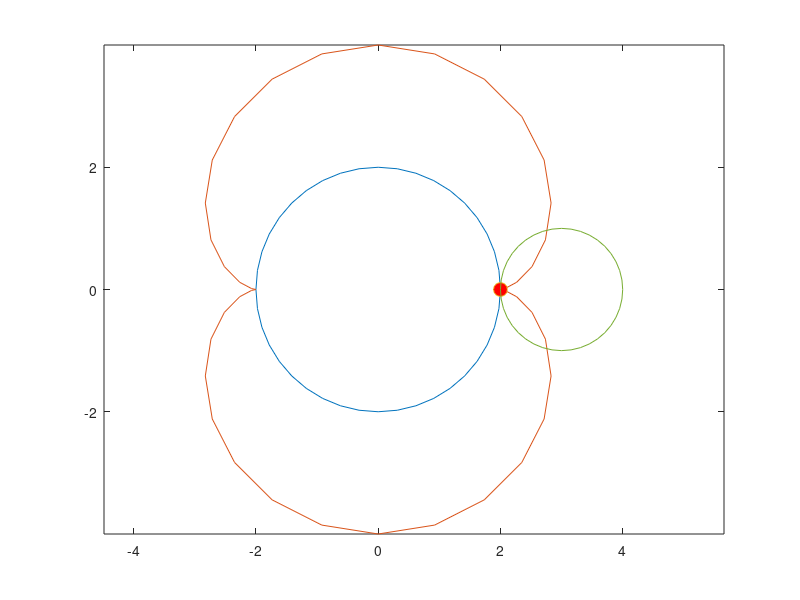

MATLAB code for this plot: (Note: this script raises an error after producing the figure.)
function epicycloid(x1,y1,r1,r2)
    close all; clear all;
    global theta; 
    theta = 0:pi/20:2*pi;
    if nargin == 0     
        x1 = 0;
        y1 = 0;
        r1 = 2 ;
        r2 = 1;
    end
    fig=figure;
    drawcircle(x1,y1,r1);
    axis equal;
    hold on;

    a = r1;
    b = r2;
    x0 = x1;
    y0 = y1;
    [x_e,y_e] = drawepicycloid(a,b,x0,y0);

    r3 = r1+r2;
    x3 = x1;
    y3= y1;
     x_3 = r3*cos(theta) + x3; 
     y_3 = r3*sin(theta)  + y3; 

    hp1 = plot(x_e(1),y_e(1),'marker','o','markersize',10,'markerfacecolor','r');
    drawcircle(x_3,y_3,r2);
    for k = 1:length(theta)
        set(hp1,'xdata',x_e(k),'ydata',y_e(k));
        drawcircle(x_3(k),y_3(k),r2);
        h = findobj;
        delete(h(5));
        pause(0.1);
    
        F = getframe(fig); 
        im = frame2im(F); 
        [I,map] = rgb2ind(im,256);  
        if k == 1
            imwrite(I,map,'epicycloid.gif','GIF', 'Loopcount',inf,'DelayTime',0.1); 
        else
            imwrite(I,map,'epicycloid.gif','GIF','WriteMode','append', 'DelayTime',0.1);
        end
    end

    function [x,y,hp] = drawcircle(x0,y0,r0)
        x = r0*cos(theta) + x0; 
        y = r0*sin(theta)  + y0; 
        hp = plot(x,y); 
    end

    function [x,y] = drawepicycloid(a,b,x0,y0)
        x = x0+(a+b)*cos(theta)-b*cos((a+b)*theta/b);
        y = y0+(a+b)*sin(theta)-b*sin((a+b)*theta/b);
        plot(x,y);
    end
end